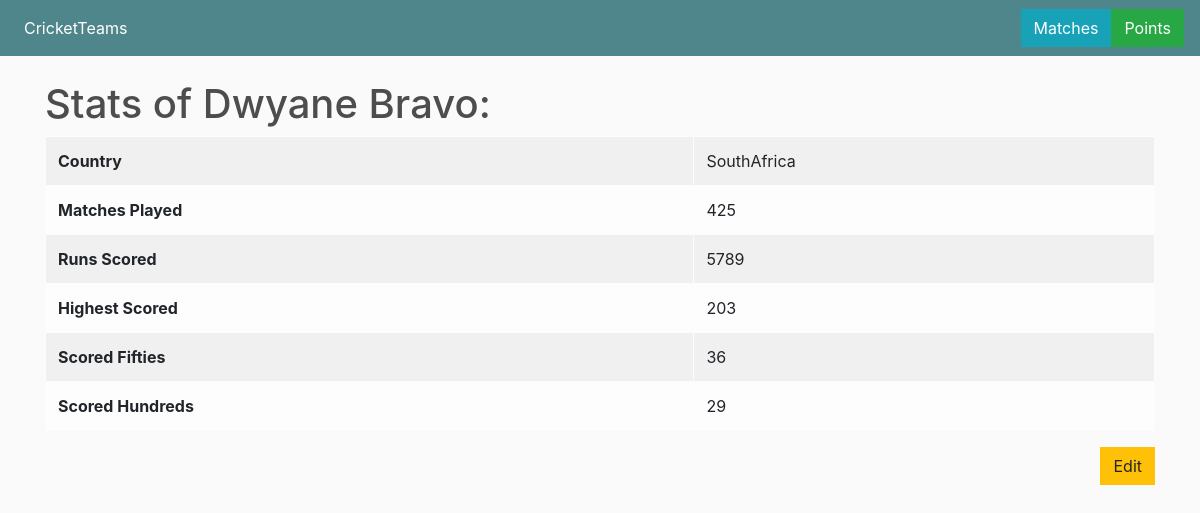
Page /9/details/ on the committed database.
### team/models.py (models this page shows, shortened)
class Player(models.Model):
    firstName = models.CharField(max_length=100, null=True, blank=True)
    lastName = models.CharField(max_length=100, null=True, blank=True)
    imageUri = models.ImageField(null=True, blank=True)
    jerseyNumber = models.IntegerField(default=0, null=True, blank=True)
    country = models.CharField(max_length=100, null=True, blank=True)
    team = models.ForeignKey(Team, on_delete=models.CASCADE)
    class Meta:
        ordering = ['firstName']

class PlayerHistory(models.Model):
    player = models.OneToOneField(Player, on_delete=models.CASCADE, null=True)
    matches = models.IntegerField(default=0, null=True, blank=True)
    runs = models.IntegerField(default=0, null=True, blank=True)
    highestScore = models.IntegerField(default=0, null=True, blank=True)
    fifties = models.IntegerField(default=0, null=True, blank=True)
    hundreds = models.IntegerField(default=0, null=True, blank=True)

### team/views.py (the view)
# urls.py: path('<int:id>/details/', views.playerHistory_details,
def playerHistory_details(request, id=None):
    try:
        player = get_object_or_404(Player, id=id)
        playerHistory = PlayerHistory.objects.get(player__pk=player.id)
    except:
        return HttpResponse('<h1>Player Stats not updated. Please Update the stats.</h1>')
    context = {}
    context['player'] = player
    context['playerHistory'] = playerHistory
    return render(request, 'team/playerhistory_details.html', context)

### team/templates/team/playerhistory_details.html
{% extends 'team/main.html' %} {% load static %} {% block content %}
<div>
  <h1>Stats of {{player.firstName}} {{player.lastName}}:</h1>
  <table class="table table-light table-bordered table-striped">
    <tbody>
      <tr>
        <th>Country</th>
        <td>{{player.country}}</td>
      </tr>
      <tr>
        <th>Matches Played</th>
        <td>{{playerHistory.matches}}</td>
      </tr>
      <tr>
        <th>Runs Scored</th>
        <td>{{playerHistory.runs}}</td>
      </tr>
      <tr>
        <th>Highest Scored</th>
        <td>{{playerHistory.highestScore}}</td>
      </tr>
      <tr>
        <th>Scored Fifties</th>
        <td>{{playerHistory.fifties}}</td>
      </tr>
      <tr>
        <th>Scored Hundreds</th>
        <td>{{playerHistory.hundreds}}</td>
      </tr>
    </tbody>
  </table>
  <div class="text-right">
    <a class="btn btn-warning" href="{%url 'playerHistory_edit' player.id%}"
      >Edit</a
    >
  </div>
</div>
{% endblock content %}

### static/css/main.css (style rules this page uses)
body { background-color: hsl(0, 0%, 98%); }
h1, h2, h3, h4, h5, h6 { color: hsl(0, 0%, 30%); }
.btn { border-radius: 0; }

### rows in the picture
Player: firstName "Dwyane", lastName "Bravo", country "SouthAfrica"
PlayerHistory: matches "425", runs "5789", highestScore "203", fifties "36", hundreds "29"
